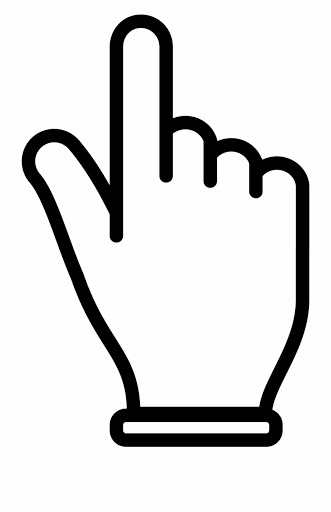
#> input picture content_pointer.png, 331 x 512 px
$ jupyter execute rotate_image.ipynb   (shell and % lines are left out)
#> lines starting #> are read from the running program, lines starting #| are printed output that depends on the picture
# <u>Image Rotation</u>
#Rotate Image
### Ref: https://www.pyimagesearch.com/2021/01/20/opencv-rotate-image/

## <u>Contents</u>

#### 1)Using OpenCV

    1.a) Methods cv.getRotationMatrix2D() and cv.warpAffine()

    1.b) Rotating about the centre

    1.c) 1.c Rotating about an arbitrary point other than the centre

#### 2) Using imutils

    2.a) imutils.rotate()

    2.b) imutils.rotate_bound()


Rotation by an angle \theta can be defined by constructing a matrix, M, in the form:

-->matrix can be used to rotate a vector \theta degrees (counterclockwise) about the origin

-->origin is normally the center of the image

-->however, in practice, we can define any arbitrary (x, y)-coordinate as our rotation center.

-->From the original image, I, the rotated image, R, is then obtained by simple matrix multiplication: R = I x M

## 1. Using OpenCV

--> Provides the ability to scale an image

--> Provides an arbitrary rotation center around which to perform the rotation

Our modified rotation matrix, M, is thus:

Here:

and

Cx and Cy are the respective (x, y)-coordinates around which the rotation is performed.

[cell 1]
#import required packages
import cv2 as cv
from matplotlib import pyplot as plt

#Read image
img = cv.imread("content_pointer.png")
#> img is the input picture: shape (512, 331, 3); min 0, max 255, mean 221.2

#Verify read image
plt.imshow(img)
plt.xticks([]), plt.yticks([])  # to hide tick values on X and Y axis
plt.show()

### a. Methods cv.getRotationMatrix2D() and cv.warpAffine()
#### cv.getRotationMatrix2D((Cx, Cy), angle, scale)
    --> Calculates an affine matrix of 2D rotation.
    --> Takes 3 arguments
    --> 1st argument ((Cx, Cy)) is the point about which we rotate the image ((Cx, Cy))
    --> 2nd argument (angle) is the angle in degrees by which the image is to be rotated
    --> 3rd argument (scale) is scale of the image. For example1.0 gives the same dimensions of input image, 2.0 doubles the dimensions and 0.5 halves the dimensions.

#### cv.warpAffine(image, M, (w, h))
    --> Applies an affine transformation to an image. Used to apply the rotation matrix M obtained from getRotationMatrix2D to our image
    --> We have used 3 argumrnts
    --> 1st argument (image) specifies the image to which the rotation matrix is to be applied
    --> 2nd argument (M) specifies the rotation matrix
    --> 3rd argument (w,h) output dimensions, (width and height) of image


### 1.b Rotating about the centre

[cell 2]
# calculate the center of the image
(h, w) = img.shape[:2]
#> h = 512; w = 331
(cX, cY) = (w // 2, h // 2)
#> cX = 165; cY = 256

### 1.c Rotating about an arbitrary point other than the centre

[cell 3]
#Rotate the image

# rotate our image by 45 degrees around the center of the image
M = cv.getRotationMatrix2D((cX, cY), 45, 1.0)
rotated = cv.warpAffine(img, M, (w, h))
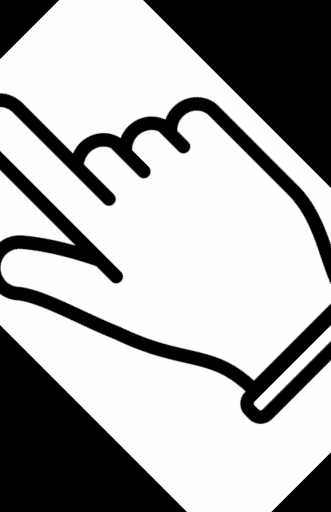
#> rotated: shape (512, 331, 3); min 0, max 255, mean 168.5
plt.imshow(rotated)
plt.xticks([]), plt.yticks([])  # to hide tick values on X and Y axis
plt.show()

[cell 4]
# rotate our image by -90 degrees around the center of the image
M = cv.getRotationMatrix2D((cX, cY), -90, 1.0)
#> M = [[6.12e-17, -1, 421], [1, 6.12e-17, 91]]
rotated = cv.warpAffine(img, M, (w, h))
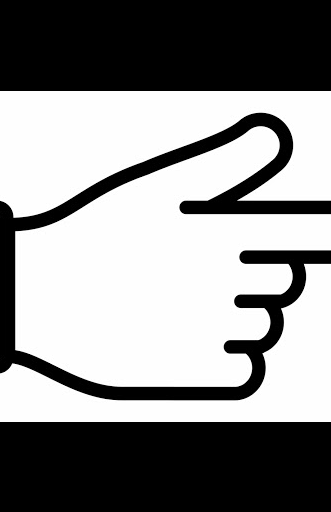
#> rotated: shape (512, 331, 3); min 0, max 255, mean 138.5
plt.imshow(rotated)
plt.xticks([]), plt.yticks([])  # to hide tick values on X and Y axis
plt.show()

[cell 5]
# Rotate our image around an arbitrary point rather than the center
M = cv.getRotationMatrix2D((10, 10), 45, 1.0) #Arbitrary point taken is (10,10)
rotated = cv.warpAffine(img, M, (w, h))
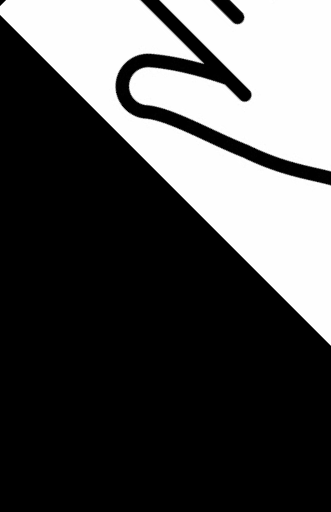
#> rotated: shape (512, 331, 3); min 0, max 255, mean 79.2
plt.imshow(rotated)
plt.xticks([]), plt.yticks([])  # to hide tick values on X and Y axis
plt.show()

## 2. Using imutils

#### 2.a) imutils.rotate(image, angle)

    --> making calls to both cv.getRotationMatrix2D and cv.warpAffine can become quite tedious
    --> imutils.rotate() is a convenience function that wraps calls to cv2.getRotationMatrix2D() and cv2.warpAffine()
    --> 1st argument (image) specifies the image to be rotated
    --> 2nd argument (angle) specifies the angle by which the image is to be rotated
    --> Negative value of angle specifies a rotation in clockwise direction and  a positive angle value in the counter-clockwise direction

In the above examples, the rotated image does not fit into the view. For that, we have to adjust (w,h) value in the warpAffine() function.

#### 2.b) imutils.rotate_bound(image, angle)

    --> Automatically expand the image array such that the entire rotated image fits within it.
    --> Hence rotated image is not cut-off
    --> Makes it possible to rotate an image with OpenCV in a single function call.
    --> 1st argument (image) specifies the image to be rotated
    --> 2nd argument (angle) specifies the angle by which the image is to be rotated
    --> Negative value of angle specifies a rotation in couter-clockwise direction and  a positive angle value in the clockwise direction

[cell 6]
#importing imutils
import imutils

[cell 7]
# Using imutils.rotate function to rotate image
# Rotate our image by 45 degrees counterclockwise, ensuring image fits to view area
rotated = imutils.rotate(img, -45)
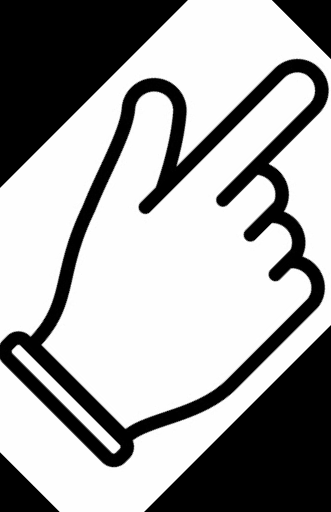
#> rotated: shape (512, 331, 3); min 0, max 255, mean 163.2
plt.imshow(rotated)
plt.xticks([]), plt.yticks([])  # to hide tick values on X and Y axis
plt.show()

[cell 8]
# Using imutils.rotate_bound function to rotate image
# Rotate our image by 45 degrees counterclockwise, ensuring image fits to view area
rotated = imutils.rotate_bound(img, -45)
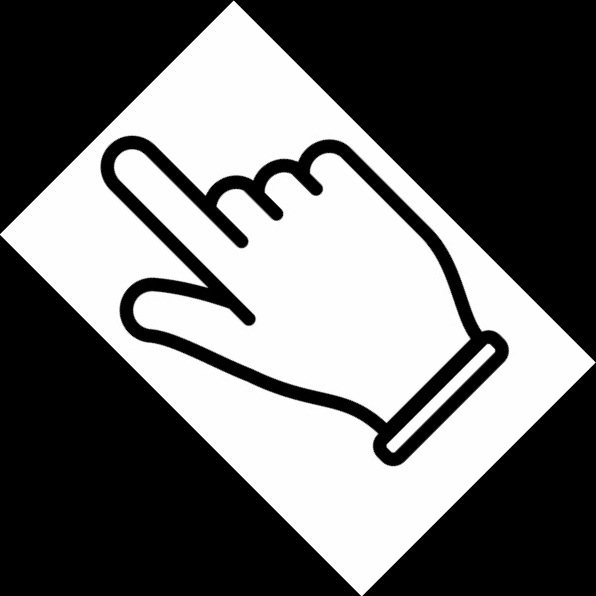
#> rotated: shape (596, 596, 3); min 0, max 255, mean 105.5
plt.imshow(rotated)
plt.xticks([]), plt.yticks([])  # to hide tick values on X and Y axis
plt.show()
